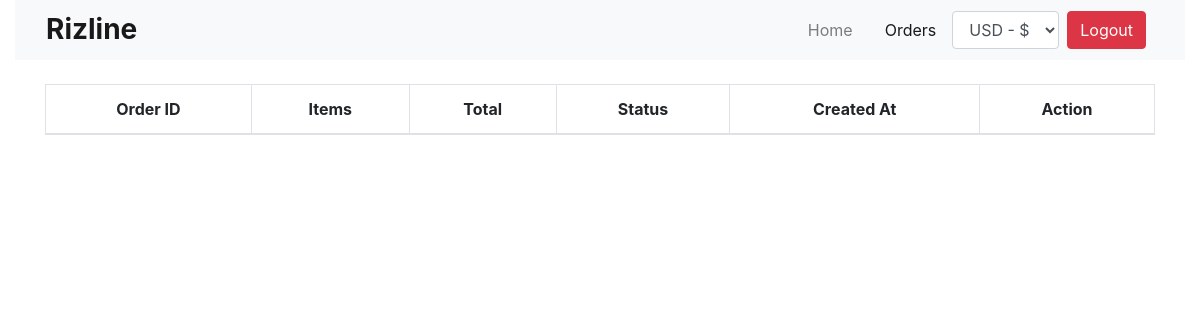
The app's page /orders.php (signed in), older data.
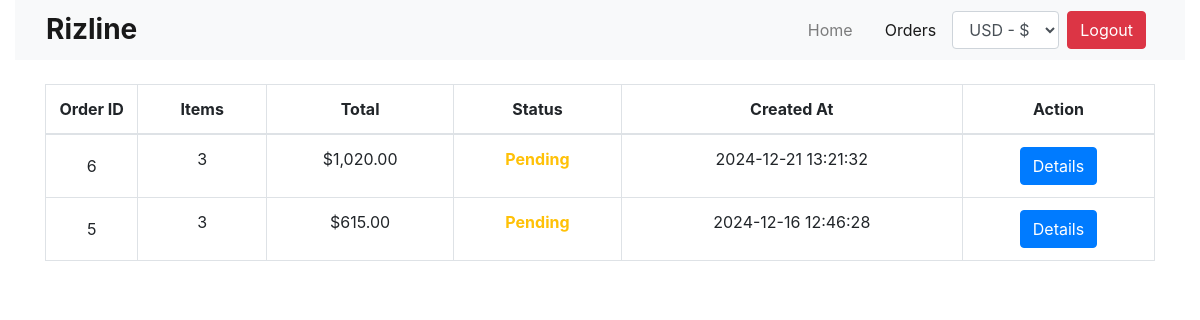
The same page, newer data.
### tables this page shows
CREATE TABLE `orders` (
  `order_id` int NOT NULL,
  `user_id` int NOT NULL,
  `order_status` int NOT NULL,
  `created_at` timestamp NOT NULL DEFAULT CURRENT_TIMESTAMP
);

### orders.php (the view, shortened to what this page needs)
<!DOCTYPE html>
<html lang="en">
    <head>
        <link rel="stylesheet" href="https://cdn.jsdelivr.net/npm/bootstrap@4.4.1/dist/css/bootstrap.min.css"
>
        <link rel="stylesheet" href="https://cdn.jsdelivr.net/npm/bootstrap-icons@1.11.3/font/bootstrap-icons.min.css">
        <link rel="stylesheet" href="./style.css">
    </head>
    <body>
        <div class="container-fluid">
            <form action="" method="post">
                <?php
                include './header.php';
                ?>
                <main class="mt-4">
                    <div class="container">
                        <div class="table-responsive">
                            <table class="table table-bordered" style="width:100%">
                                <thead>
                                    <tr class="text-center">
                                        <th>Order ID</th>
                                        <th>Items</th>
                                        <th>Total</th>
                                        <th>Status</th>
                                        <th>Created At</th>
                                        <th>Action</th>
                                    </tr>
                                </thead>
                                <tbody>
                                    <?php
                                    $user_id = $_SESSION['user_id'];
                                    if(isAdmin()){
                                        $sql1 = "SELECT * FROM orders ORDER BY order_id DESC";
                                    }else{
                                        $sql1 = "SELECT * FROM orders WHERE user_id = '$user_id' ORDER BY order_id DESC";
                                    }
                                    $result = mysqli_query($conn, $sql1);
                                    ?>
                                    <?php while ($row = mysqli_fetch_assoc($result)): ?>
                                        <tr class="text-center">
                                            <td class="col-sm-1 align-middle">
                                                <?php echo $row['order_id']; ?>
                                            </td>
                                            <td>
                                                <?php
                                                $order_id = $row['order_id'];
                                                $sql3 = "SELECT * FROM order_lines WHERE `order_id` = '$order_id'";
                                                $result3 = mysqli_query($conn, $sql3);
                                                $total = 0;
                                                $items = 0;
                                                if (mysqli_num_rows($result3) > 0) {
                                                    while ($row3 = mysqli_fetch_assoc($result3)) {
                                                        $itemTotal = $row3['quantity'] * $row3['price'];
                                                        $total += $itemTotal;
                                                        $items++;
                                                    }
                                                }
                                                echo $items;
                                                ?>
                                            </td>
                                            <td>
                                                <?php
                                                echo '$' . number_format($total, 2, '.', ',');
                                                ?>
                                            </td>
                                            <td>
                                                <?php
                                                echo $status = ($row['order_status'] == 1) ? '<span class="font-weight-bold text-success">Confirmed</span>' : '<span class="font-weight-bold text-warning">Pending</span>';
                                                ?>
                                            </td>
                                            <td>
                                                <?php
                                                echo $row['created_at'];
                                                ?>
                                            </td>
                                            <td>
                                                <a href="./order_details.php?order_id=<?php echo $order_id; ?>" class="btn btn-primary">Details</a>
                                            </td>
                                        </tr>
                                    <?php endwhile; ?>
                                </tbody>
                            </table>
                        </div>
                    </div>
                </main>
            </form>
        </div>
    </body>
</html>

Row changes from the older to the newer data that the page shows:
added orders: order_id "6", items "3", total "1,020.00", order_status "Pending", created_at "2024-12-21 13:21:32"
added orders: order_id "5", items "3", total "615.00", order_status "Pending", created_at "2024-12-16 12:46:28"
